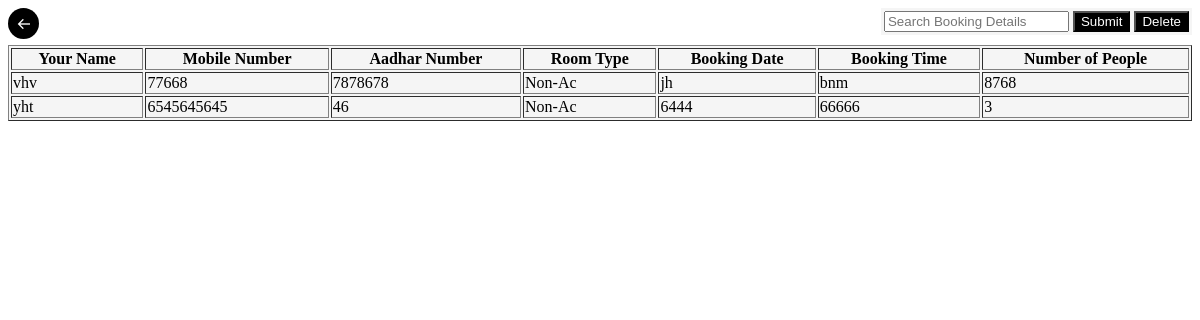
The app's page /searchonlinebookingroom.php with its own data.
### tables this page shows
CREATE TABLE `onlinebooking` (
  `your_name` varchar(30) DEFAULT NULL,
  `mobile_num` varchar(20) DEFAULT NULL,
  `aadhar_num` varchar(20) DEFAULT NULL,
  `room_type` varchar(20) DEFAULT NULL,
  `booking_date` varchar(20) DEFAULT NULL,
  `booking_time` varchar(20) DEFAULT NULL,
  `num_of_people` varchar(20) DEFAULT NULL
);

### connect.php (called while the page is built, shortened)
<?php
class connect
{
  private $u="root";
  private $p="";
  private $d="hotel";
  private $s="localhost";
  public function __construct()
  {
	$this->db_handle=mysqli_connect($this->s,$this->u,$this->p,$this->d);
  }
}
?>

### searchonlinebookingroom.php (the view, shortened to what this page needs)
<!DOCTYPE html>
<html>
<head>
<link href='https://unpkg.com/boxicons@2.1.4/css/boxicons.min.css' rel='stylesheet'>
</head>
</head>
<body>
<tr>
<th><a href="room.php" id="back_btn"><i class='bx bx-arrow-back'></i></a></th>
</tr>
<div id="search_container">
  <form name="f" method="post" action="searchonlinebooking.php">
    <table>
      <tr>
        <th><input type="text" name="t1" placeholder="Search Booking Details"></th>
        <th><input type="submit" name="b1" value="Submit" id="search_btn"></th>
	<th><input type="submit" name="b2" value="Delete" id="search_btn"></th>
      </tr>
    </table>
  </form>
</div>
<?php
  include 'connect.php';
  class searchonlinebooking extends connect
  {
	public function allsearch()
	{
	  if($this->db_handle)
	  {
	  	$result=mysqli_query($this->db_handle,"select * from onlinebooking");
		print"<table border=1>
		<tr>
			<th>Your Name</th>
			<th>Mobile Number</th>
			<th>Aadhar Number</th>
			<th>Room Type</th>
			<th>Booking Date</th>
			<th>Booking Time</th>
			<th>Number of People</th>
		</tr>";
		while($db_field=mysqli_fetch_assoc($result))
		{
			print"<tr>";
			print"<td>".$db_field['your_name']."</td>";
			print"<td>".$db_field['mobile_num']."</td>";
			print"<td>".$db_field['aadhar_num']."</td>";
			print"<td>".$db_field['room_type']."</td>";
			print"<td>".$db_field['booking_date']."</td>";
			print"<td>".$db_field['booking_time']."</td>";
			print"<td>".$db_field['num_of_people']."</td>";
		}
	   }
	}
  }
$ob=new searchonlinebooking();
$ob->allsearch();
?>

### searchonlinebookingroom.php (style rules this page uses)
#search_container { top: 0; right: 0; margin-bottom: 10px; float: right; }
table { width: 100%; background-color: #f5f5f5; }
#search_btn { background-color: black; color: white; }
#back_btn { background-color: black; color: white; float: left; border-radius: 50%; height: 15px; width: 15px; padding: 8px; }

### records on screen
onlinebooking: your_name "vhv", mobile_num "77668", aadhar_num "7878678", room_type "Non-Ac", booking_date "jh", booking_time "bnm", num_of_people "8768"
onlinebooking: your_name "yht", mobile_num "6545645645", aadhar_num "46", room_type "Non-Ac", booking_date "6444", booking_time "66666", num_of_people "3"
